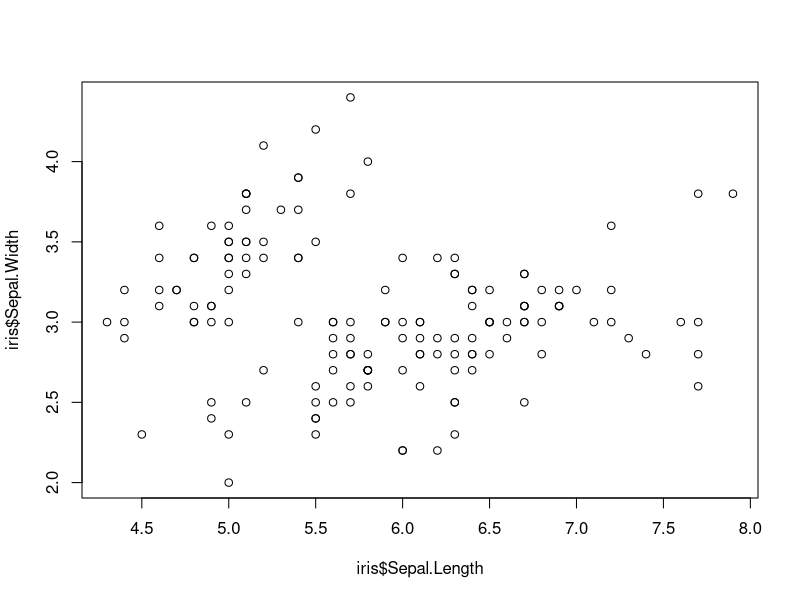
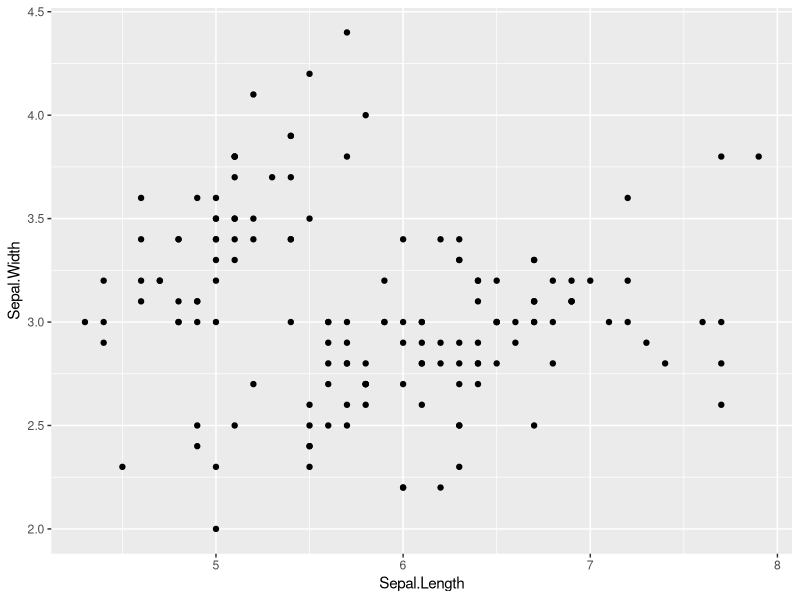
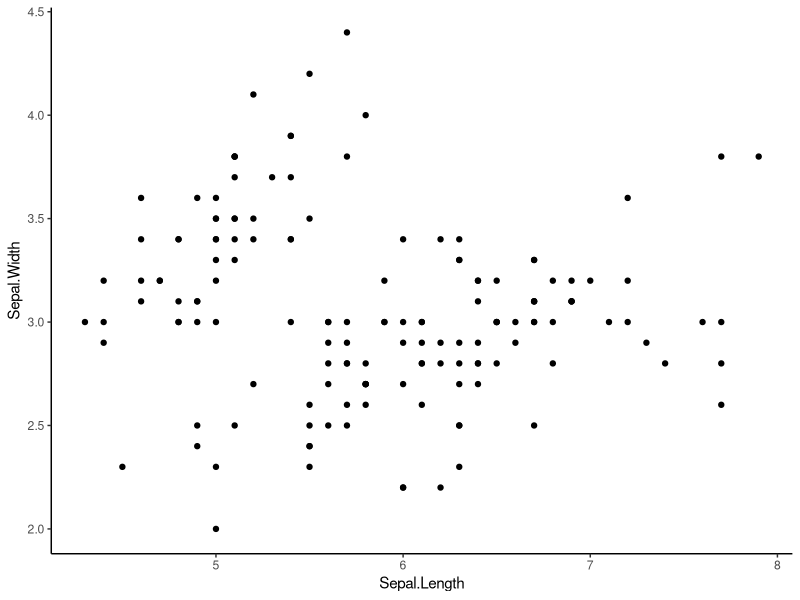
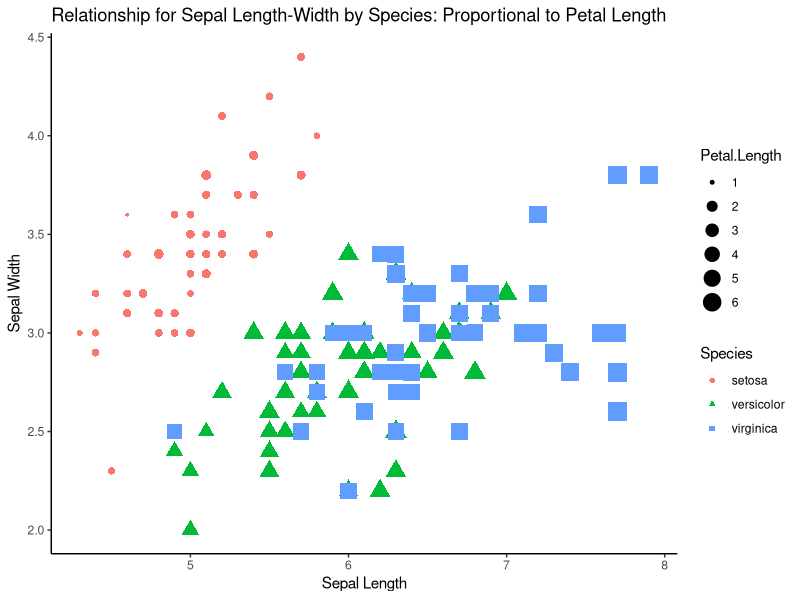

Here is the R script that generated these plots, in order:
### Activity #4
##JL 3/10/2022


#use built in iris dataset
#take a look at it 
head(iris)
#install and load in some tidyverse packages
install.packages(tidyverse)
library(dplyr)
library(ggplot2)

#####################################
##### Part 1: for loops         #####
#####################################

#Using only data for iris versicolor
#write a for loop
#that produces a regression table
#for each of the following relationships

View(iris)


#1. iris  sepal length x width
#2. iris  petal length x width
#3. iris sepal length x petal length

# hint: consider using a list, and also new vectors for regression variables
#just do this 3 times in for loop

##extracting versicolor
iris.versi<-iris %>% filter(Species=="versicolor")

#making lists for x and y variables of regressions
##just saying which columns: 1,3,1
versi.x<- c(1,3,1)

##just saying which columns: 2,4,3
versi.y<- c(2,4,3)

#defining versi.summ as list with 0 
versi.summ<-list(0)
  
#making loop for regression
#made reference with which columns to use (versi.x+.y) but added the data frame to 
#reference at the beginning so it can reference specific columns I want

for (i in 1:3) { versi.summ[[i]]<- 
  lm(iris.versi[,versi.y[i]]~iris.versi[,versi.x[i]])  #using the comma before 
}                                     #versi.x[i] to say that I want to compare 
                                      #those columns, not the same as subsetting
  

#####################################
##### Part 2: data in dplyr- Answered#####
#####################################

#use dplyr to join data of maximum height
#to a new iris data frame
height <- data.frame(Species = c("virginica","setosa","versicolor"),
                     Height.cm = c(60,100,11.8))

#joining height table to the iris table to make new data frame
iris.height<-full_join(iris, height, by= "Species")
#####################################
##### Part 3: plots in ggplot2  #####
#####################################

#look at base R scatter plot
plot(iris$Sepal.Length,iris$Sepal.Width)

#3a. now make the same plot in ggplot

ggplot(iris, aes(x = Sepal.Length, y= Sepal.Width))+ geom_point()

#3b. make a scatter plot with ggplot and get rid of  busy grid lines
ggplot(iris, aes(x = Sepal.Length, y= Sepal.Width))+ geom_point()+theme_classic()


#3c. make a scatter plot with ggplot, remove grid lines, add a title and axis labels, 
#    show species by color, and make the point size proportional to petal length

iris.3c<- ggplot(data=iris, aes(x = Sepal.Length, y = Sepal.Width)) 
iris.3c + geom_point(aes(color=Species, shape=Species, size=Petal.Length)) +
  xlab("Sepal Length") +  ylab("Sepal Width") +
  ggtitle("Relationship for Sepal Length-Width by Species: Proportional to Petal Length")+ 
  theme_classic()



#####################################
##### Question: how did         #####
##### arguments differ between  #####
##### plot and ggplot?          #####
#####################################		
#Answer In GDoc 
  
 





  
  